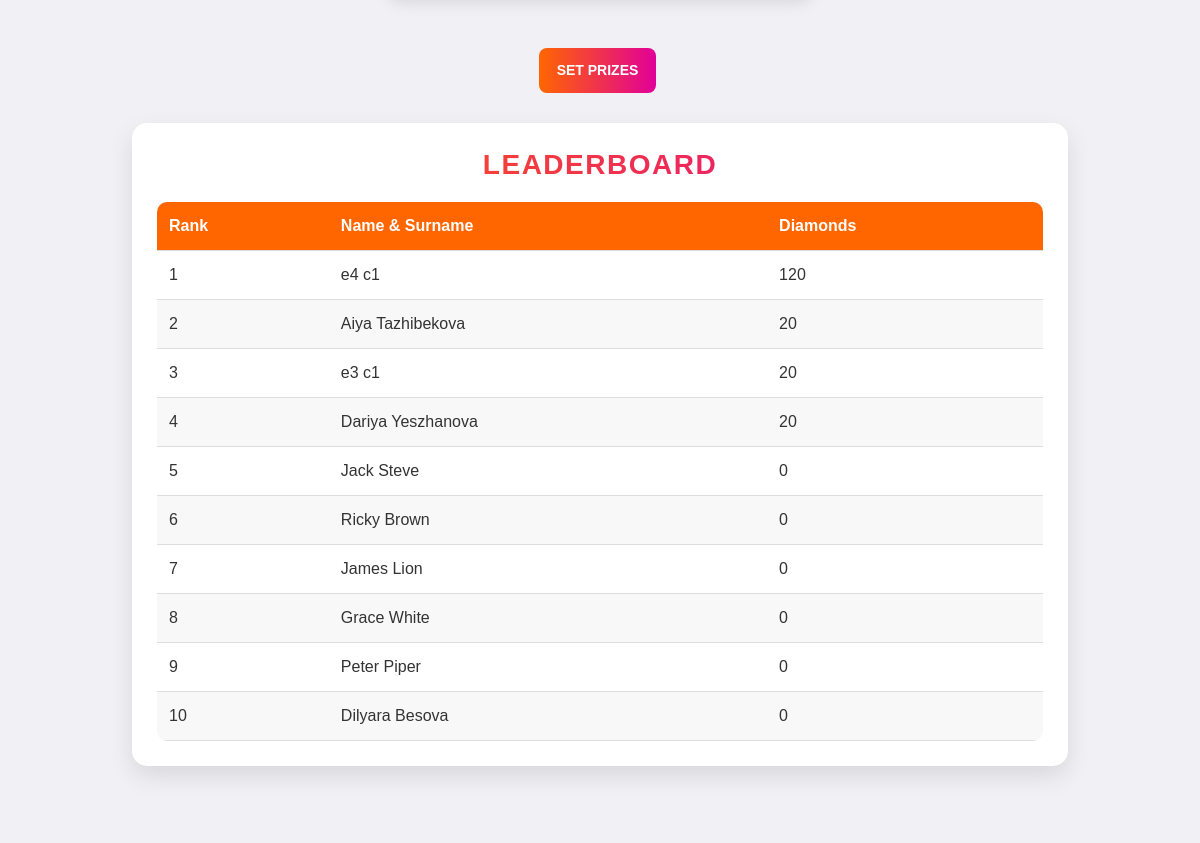
The page /leaderboard_show/ (signed in, middle part) on the database as committed earlier.
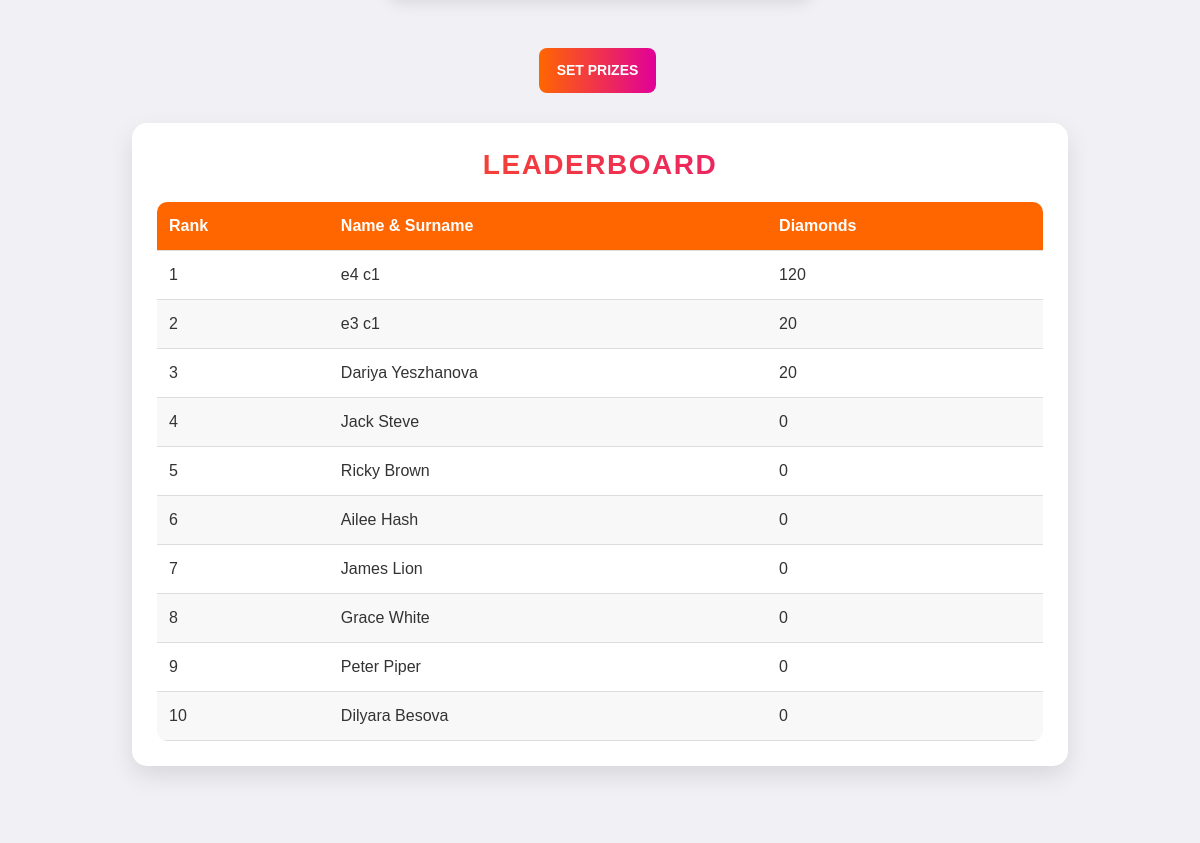
The same page on the database as committed later.
### events/models.py (models this page shows, shortened)
class Employee(models.Model):
    nickname = models.CharField(max_length=100, primary_key=True, verbose_name="Nickname")
    name = models.CharField(max_length=255, verbose_name="Name")
    last_name = models.CharField(max_length=255, verbose_name="Last Name")
    number = models.CharField(max_length=20, verbose_name="Number")
    join_date = models.DateField(verbose_name="Join Date")
    date_of_birth = models.DateField(null=True, blank=True, verbose_name="Date of Birth")
    receive_sms_notifications = models.BooleanField(default=True, verbose_name="Receive SMS Notifications")
    receive_email_notifications = models.BooleanField(default=True, verbose_name="Receive Email Notifications")
    receive_reminders = models.BooleanField(default=True, verbose_name="Receive Reminders")
    social_id = models.CharField(max_length=255, blank=True, null=True)  # ID из социальной сети
    social_provider = models.CharField(max_length=50, blank=True, null=True)  # Провайдер (Google, Facebook и т.д.)
    company = models.ForeignKey(
        Company,
        to_field='company_id',
        on_delete=models.CASCADE,
        verbose_name="Company"
    )
    gender = models.CharField(max_length=10, choices=[('Male', 'Male'), ('Female', 'Female')], verbose_name="Gender")
    mail = models.EmailField(unique=True, verbose_name="Email")
    password = models.CharField(max_length=255, verbose_name="Password")
    is_approved = models.BooleanField(default=False, verbose_name="Approved")
    profile_photo = models.ImageField(upload_to='profile_photos/', null=True, blank=True, verbose_name="Profile Photo")
    hobbies = models.ManyToManyField(Hobby, blank=True, related_name='employees')
    diamonds = models.IntegerField(default=0, verbose_name="Diamonds")

### events/views.py (the view)
# urls.py: path('leaderboard_show/', leaderboard_show, name="leaderboard_show"),
@role_required("organizer")
def leaderboard_show(request):
    employees = Employee.objects.filter(is_approved=True).order_by('-diamonds')
    if request.session.get("company_id"):
        company_id = request.session["company_id"]
        company = Company.objects.get(id=company_id)
        employees = Employee.objects.filter(company=company, is_approved=True).order_by('-diamonds')
        prizes = Prize.objects.filter(company=company).order_by('rank')
        return render(request, 'leaderboard_show.html', {
            'employees': employees,
            'prizes': prizes,
        })
    else:
        return redirect('sign_in')

### events/views.py (called while the page is built)
def role_required(role):
    def decorator(view_func):
        @wraps(view_func)
        def wrapper(request, *args, **kwargs):
            if role == "employee" and not request.session.get("nickname"):
                return redirect(f"/sign_in/?next={request.get_full_path()}")
            if role == "organizer" and not request.session.get("company_id"):
                return redirect(f"/sign_in/?next={request.get_full_path()}")
            return view_func(request, *args, **kwargs)
        return wrapper
    return decorator

### events/templates/leaderboard_show.html (shortened to what this page needs)
{% extends "organizer_base.html" %}
    {% load static %}
    {% block extra_css %}
        <link rel="stylesheet" href="{% static 'css/organizer-styles.css' %}">
        <link rel="stylesheet" href="{% static 'css/leaderboard.css' %}">
        <link href="https://fonts.cdnfonts.com/css/gilroy-bold" rel="stylesheet">
        <link rel="stylesheet" href="https://cdn.jsdelivr.net/npm/swiper/swiper-bundle.min.css">
    {% endblock %}
    {% block content %}
    <section class="leaderboard">
        <div class="prize_buttons">
            <button type="button" class="btn btn-gradient" data-bs-toggle="modal" data-bs-target="#addPrizeModal">Set Prizes</button>
        </div>
        <div class="leaderboard-container">
            <h2>Leaderboard</h2>
            <table id="leaderboard-table">
                <thead>
                    <tr>
                        <th>Rank</th>
                        <th>Name & Surname</th>
                        <th>Diamonds</th>
                    </tr>
                </thead>
                <tbody>
                    {% for employee in employees %}
                    <tr>
                        <td>{{ forloop.counter }}</td>
                        <td>{{ employee.name }} {{ employee.last_name }}</td>
                        <td>{{ employee.diamonds }} </td>
                    </tr>
                    {% endfor %}
                </tbody>
            </table>
        </div>
    </section>
 {% endblock %}

Rows that differ between the two databases and show on the page:
removed Employee: name "Aiya", last_name "Tazhibekova", diamonds "20"
now on this page (row edited): Employee: name "Ailee", last_name "Hash", diamonds "0"
